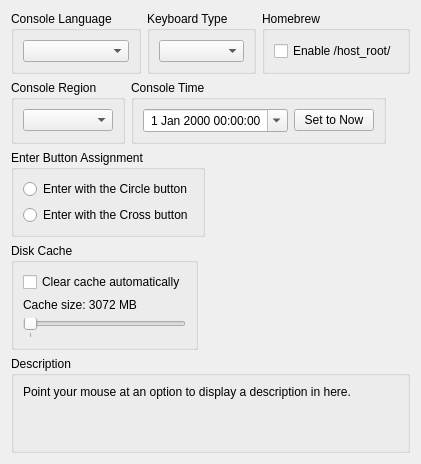
      <widget class="QWidget" name="systemTab">
       <attribute name="title">
        <string>System</string>
       </attribute>
       <layout class="QVBoxLayout" name="systemTab_layout" stretch="0,0,0,0,1,0">
        <item>
         <layout class="QHBoxLayout" name="systemTabLayout1" stretch="1,1,1">
          <item>
           <widget class="QGroupBox" name="gb_sysLang">
            <property name="title">
             <string>Console Language</string>
            </property>
            <layout class="QVBoxLayout" name="gb_sysLang_layout">
             <item>
              <widget class="QComboBox" name="sysLangBox"/>
             </item>
            </layout>
           </widget>
          </item>
          <item>
           <widget class="QGroupBox" name="gb_keyboardType">
            <property name="title">
             <string>Keyboard Type</string>
            </property>
            <layout class="QVBoxLayout" name="verticalLayout_keyboardType">
             <item>
              <widget class="QComboBox" name="keyboardType"/>
             </item>
            </layout>
           </widget>
          </item>
          <item>
           <widget class="QGroupBox" name="gb_homebrew">
            <property name="title">
             <string>Homebrew</string>
            </property>
            <layout class="QVBoxLayout" name="gb_homebrew_layout">
             <item>
              <widget class="QCheckBox" name="enableHostRoot">
               <property name="text">
                <string>Enable /host_root/</string>
               </property>
              </widget>
             </item>
            </layout>
           </widget>
          </item>
         </layout>
        </item>
        <item>
         <layout class="QHBoxLayout" name="systemTabLayout2" stretch="1,1,1">
          <item>
           <widget class="QGroupBox" name="gb_console_region">
            <property name="title">
             <string>Console Region</string>
            </property>
            <layout class="QVBoxLayout" name="gb_console_region_layout">
             <item>
              <widget class="QComboBox" name="console_region"/>
             </item>
            </layout>
           </widget>
          </item>
          <item>
           <widget class="QGroupBox" name="gb_console_time">
            <property name="title">
             <string>Console Time</string>
            </property>
            <layout class="QVBoxLayout" name="verticalLayout_2">
             <item>
              <layout class="QHBoxLayout" name="horizontalLayout">
               <item>
                <widget class="QDateTimeEdit" name="console_time_edit">
                 <property name="sizePolicy">
                  <sizepolicy hsizetype="Preferred" vsizetype="Fixed">
                   <horstretch>10</horstretch>
                   <verstretch>0</verstretch>
                  </sizepolicy>
                 </property>
                 <property name="layoutDirection">
                  <enum>Qt::LeftToRight</enum>
                 </property>
                 <property name="wrapping">
                  <bool>false</bool>
                 </property>
                 <property name="frame">
                  <bool>true</bool>
                 </property>
                 <property name="alignment">
                  <set>Qt::AlignCenter</set>
                 </property>
                 <property name="readOnly">
                  <bool>false</bool>
                 </property>
                 <property name="buttonSymbols">
                  <enum>QAbstractSpinBox::UpDownArrows</enum>
                 </property>
                 <property name="accelerated">
                  <bool>true</bool>
                 </property>
                 <property name="showGroupSeparator" stdset="0">
                  <bool>false</bool>
                 </property>
                 <property name="calendarPopup">
                  <bool>true</bool>
                 </property>
                </widget>
               </item>
               <item>
                <widget class="QPushButton" name="console_time_reset">
                 <property name="text">
                  <string>Set to Now</string>
                 </property>
                </widget>
               </item>
              </layout>
             </item>
            </layout>
           </widget>
          </item>
          <item>
           <widget class="QWidget" name="systemTabSpacerWidget2" native="true"/>
          </item>
         </layout>
        </item>
        <item>
         <layout class="QHBoxLayout" name="systemTabLayout3" stretch="1,1,1">
          <item>
           <widget class="QGroupBox" name="gb_enterButtonAssignment">
            <property name="title">
             <string>Enter Button Assignment</string>
            </property>
            <layout class="QVBoxLayout" name="gb_enterButtonAssignment_layout">
             <item>
              <widget class="QRadioButton" name="enterButtonAssignCircle">
               <property name="text">
                <string notr="true">Enter with the Circle button</string>
               </property>
              </widget>
             </item>
             <item>
              <widget class="QRadioButton" name="enterButtonAssignCross">
               <property name="text">
                <string notr="true">Enter with the Cross button</string>
               </property>
              </widget>
             </item>
            </layout>
           </widget>
          </item>
          <item>
           <widget class="QWidget" name="systemTabSpacerWidget3" native="true"/>
          </item>
          <item>
           <widget class="QWidget" name="systemTabSpacerWidget4" native="true"/>
          </item>
         </layout>
        </item>
        <item>
         <layout class="QHBoxLayout" name="systemTabLayout4" stretch="1,1,1">
          <item>
           <widget class="QGroupBox" name="gb_DiskCacheClearing">
            <property name="title">
             <string>Disk Cache</string>
            </property>
            <layout class="QVBoxLayout" name="gb_DiskCacheClearing_layout">
             <item>
              <widget class="QCheckBox" name="enableCacheClearing">
               <property name="text">
                <string>Clear cache automatically</string>
               </property>
              </widget>
             </item>
             <item>
              <widget class="QLabel" name="maximumCacheSizeLabel">
               <property name="text">
                <string>Cache size: 3072 MB</string>
               </property>
              </widget>
             </item>
             <item>
              <widget class="QSlider" name="maximumCacheSize">
               <property name="pageStep">
                <number>512</number>
               </property>
               <property name="orientation">
                <enum>Qt::Horizontal</enum>
               </property>
               <property name="tickPosition">
                <enum>QSlider::TicksBelow</enum>
               </property>
               <property name="tickInterval">
                <number>1024</number>
               </property>
              </widget>
             </item>
            </layout>
           </widget>
          </item>
          <item>
           <widget class="QWidget" name="systemTabSpacerWidget5" native="true"/>
          </item>
          <item>
           <widget class="QWidget" name="systemTabSpacerWidget6" native="true"/>
          </item>
         </layout>
        </item>
        <item>
         <spacer name="systemTabSpacer">
          <property name="orientation">
           <enum>Qt::Vertical</enum>
          </property>
          <property name="sizeType">
           <enum>QSizePolicy::MinimumExpanding</enum>
          </property>
          <property name="sizeHint" stdset="0">
           <size>
            <width>0</width>
            <height>0</height>
           </size>
          </property>
         </spacer>
        </item>
        <item>
         <widget class="QGroupBox" name="gb_description_system">
          <property name="title">
           <string>Description</string>
          </property>
          <layout class="QHBoxLayout" name="gb_description_system_layout">
           <item>
            <widget class="QLabel" name="description_system">
             <property name="text">
              <string>Point your mouse at an option to display a description in here.


</string>
             </property>
             <property name="textFormat">
              <enum>Qt::PlainText</enum>
             </property>
             <property name="alignment">
              <set>Qt::AlignLeading|Qt::AlignLeft|Qt::AlignTop</set>
             </property>
             <property name="wordWrap">
              <bool>true</bool>
             </property>
            </widget>
           </item>
          </layout>
         </widget>
        </item>
       </layout>
      </widget>
